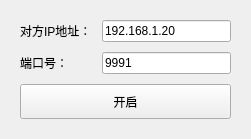
<?xml version="1.0" encoding="UTF-8"?>
<ui version="4.0">
 <class>Widget</class>
 <widget class="QWidget" name="Widget">
  <property name="geometry">
   <rect>
    <x>0</x>
    <y>0</y>
    <width>251</width>
    <height>135</height>
   </rect>
  </property>
  <property name="windowTitle">
   <string>Widget</string>
  </property>
  <layout class="QGridLayout" name="gridLayout">
   <property name="leftMargin">
    <number>20</number>
   </property>
   <property name="topMargin">
    <number>20</number>
   </property>
   <property name="rightMargin">
    <number>20</number>
   </property>
   <property name="bottomMargin">
    <number>20</number>
   </property>
   <property name="spacing">
    <number>10</number>
   </property>
   <item row="1" column="0">
    <widget class="QLabel" name="label_3">
     <property name="text">
      <string>端口号：</string>
     </property>
    </widget>
   </item>
   <item row="0" column="0">
    <widget class="QLabel" name="label_2">
     <property name="text">
      <string>对方IP地址：</string>
     </property>
    </widget>
   </item>
   <item row="0" column="1">
    <widget class="QLineEdit" name="lePeerIp">
     <property name="text">
      <string>192.168.1.20</string>
     </property>
    </widget>
   </item>
   <item row="1" column="1">
    <widget class="QLineEdit" name="lePort">
     <property name="text">
      <string>9991</string>
     </property>
    </widget>
   </item>
   <item row="2" column="0" colspan="2">
    <widget class="QPushButton" name="btnSwitch">
     <property name="minimumSize">
      <size>
       <width>0</width>
       <height>35</height>
      </size>
     </property>
     <property name="text">
      <string>开启</string>
     </property>
    </widget>
   </item>
  </layout>
 </widget>
 <layoutdefault spacing="6" margin="11"/>
 <resources/>
 <connections/>
</ui>
